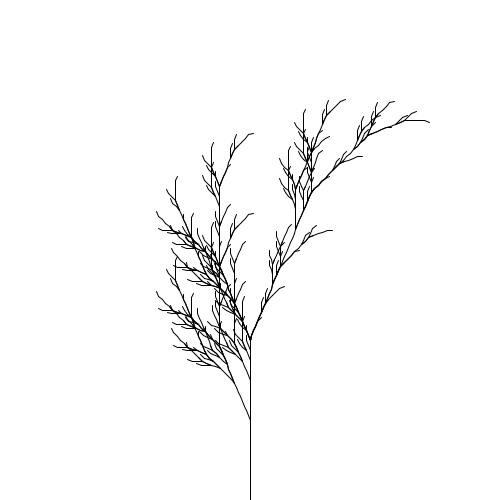
Frame 1 (no input)
Frame 60 (the mouse pressed at the canvas centre just before this capture): identical to frame 1, image omitted
Frame 120 (the mouse held since frame 60 and released just before this capture): identical to frame 1, image omitted

The Processing sketch that drew this single still picture (run headless with seeded random() and noise(); from frame 60 on, the mouse is pressed at the canvas centre):

// Processing sketch: plant1
// ── plant1.pde
// Henry Wrede Black
// first plant

void setup() {
  size(500, 500);
}
void draw() {
  background(255);
  
  drawFract(width/2, height, 5, 5);
}
// F - Production rule
//   production rule: F → FF
//   angle: 22.5, scale factor: 1
void drawF(int depth, float len) {
  if (depth == 0) {
    // do 'F' - draw line, move turtle
    line(0, 0, len, 0);
    translate(len, 0);
  } else {
    // otherwise do what the rule states: F -> FF
    drawF(depth-1, len);
    drawF(depth-1, len);
  }
}

// X - Production rule
//   production rule: X → F-[[X]+X]+F[+FX]-X
//   angle: 22.5, scale factor: 1
void drawX(int depth, float len) {
  if (depth == 0) {
  } else {
    // otherwise do what rule states: X → F-[[X]+X]+F[+FX]-X
    drawF(depth-1, len);
    rotate(radians(-22.5));
    pushMatrix();
    pushMatrix();
    drawX(depth-1, len);
    popMatrix();
    rotate(radians(22.5));
    drawX(depth-1, len);
    popMatrix();
    rotate(radians(22.5));
    drawF(depth-1, len);
    pushMatrix();
    rotate(radians(22.5));
    drawF(depth-1, len);
    drawX(depth-1, len);
    popMatrix();
    rotate(radians(-22.5));
    drawX(depth-1, len);
  }
}

// Generator - drawing function for the whole fractal
void drawFract(int x, int y, float len, int depth) {
  pushMatrix();
  // set up turtles initial position
  translate(x, y);
  rotate(radians(270));

  // generator: X
  drawX(depth, len);

  popMatrix();
}
